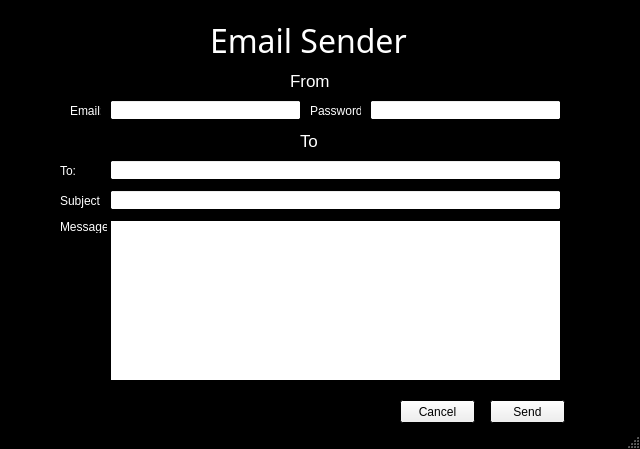
<?xml version="1.0" encoding="UTF-8"?>
<ui version="4.0">
 <class>MainWindow</class>
 <widget class="QMainWindow" name="MainWindow">
  <property name="enabled">
   <bool>true</bool>
  </property>
  <property name="geometry">
   <rect>
    <x>0</x>
    <y>0</y>
    <width>640</width>
    <height>449</height>
   </rect>
  </property>
  <property name="sizePolicy">
   <sizepolicy hsizetype="Fixed" vsizetype="Fixed">
    <horstretch>0</horstretch>
    <verstretch>0</verstretch>
   </sizepolicy>
  </property>
  <property name="maximumSize">
   <size>
    <width>640</width>
    <height>449</height>
   </size>
  </property>
  <property name="palette">
   <palette>
    <active>
     <colorrole role="WindowText">
      <brush brushstyle="SolidPattern">
       <color alpha="255">
        <red>255</red>
        <green>255</green>
        <blue>255</blue>
       </color>
      </brush>
     </colorrole>
     <colorrole role="Base">
      <brush brushstyle="SolidPattern">
       <color alpha="255">
        <red>255</red>
        <green>255</green>
        <blue>255</blue>
       </color>
      </brush>
     </colorrole>
     <colorrole role="Window">
      <brush brushstyle="SolidPattern">
       <color alpha="255">
        <red>0</red>
        <green>0</green>
        <blue>0</blue>
       </color>
      </brush>
     </colorrole>
     <colorrole role="ToolTipText">
      <brush brushstyle="SolidPattern">
       <color alpha="255">
        <red>255</red>
        <green>255</green>
        <blue>255</blue>
       </color>
      </brush>
     </colorrole>
    </active>
    <inactive>
     <colorrole role="WindowText">
      <brush brushstyle="SolidPattern">
       <color alpha="255">
        <red>255</red>
        <green>255</green>
        <blue>255</blue>
       </color>
      </brush>
     </colorrole>
     <colorrole role="Base">
      <brush brushstyle="SolidPattern">
       <color alpha="255">
        <red>255</red>
        <green>255</green>
        <blue>255</blue>
       </color>
      </brush>
     </colorrole>
     <colorrole role="Window">
      <brush brushstyle="SolidPattern">
       <color alpha="255">
        <red>0</red>
        <green>0</green>
        <blue>0</blue>
       </color>
      </brush>
     </colorrole>
     <colorrole role="ToolTipText">
      <brush brushstyle="SolidPattern">
       <color alpha="255">
        <red>255</red>
        <green>255</green>
        <blue>255</blue>
       </color>
      </brush>
     </colorrole>
    </inactive>
    <disabled>
     <colorrole role="WindowText">
      <brush brushstyle="SolidPattern">
       <color alpha="255">
        <red>120</red>
        <green>120</green>
        <blue>120</blue>
       </color>
      </brush>
     </colorrole>
     <colorrole role="Base">
      <brush brushstyle="SolidPattern">
       <color alpha="255">
        <red>0</red>
        <green>0</green>
        <blue>0</blue>
       </color>
      </brush>
     </colorrole>
     <colorrole role="Window">
      <brush brushstyle="SolidPattern">
       <color alpha="255">
        <red>0</red>
        <green>0</green>
        <blue>0</blue>
       </color>
      </brush>
     </colorrole>
     <colorrole role="ToolTipText">
      <brush brushstyle="SolidPattern">
       <color alpha="255">
        <red>255</red>
        <green>255</green>
        <blue>255</blue>
       </color>
      </brush>
     </colorrole>
    </disabled>
   </palette>
  </property>
  <property name="windowTitle">
   <string>Email Sender</string>
  </property>
  <widget class="QWidget" name="centralwidget">
   <widget class="QLineEdit" name="EmailTo">
    <property name="geometry">
     <rect>
      <x>110</x>
      <y>160</y>
      <width>451</width>
      <height>20</height>
     </rect>
    </property>
    <property name="font">
     <font>
      <family>Myriad Pro Light</family>
      <pointsize>12</pointsize>
      <weight>75</weight>
      <bold>true</bold>
     </font>
    </property>
   </widget>
   <widget class="QLineEdit" name="EmailSubject">
    <property name="geometry">
     <rect>
      <x>110</x>
      <y>190</y>
      <width>451</width>
      <height>20</height>
     </rect>
    </property>
    <property name="font">
     <font>
      <family>Myriad Pro Light</family>
      <pointsize>12</pointsize>
      <weight>75</weight>
      <bold>true</bold>
     </font>
    </property>
   </widget>
   <widget class="QPushButton" name="Cancel">
    <property name="geometry">
     <rect>
      <x>400</x>
      <y>400</y>
      <width>75</width>
      <height>23</height>
     </rect>
    </property>
    <property name="text">
     <string>Cancel</string>
    </property>
   </widget>
   <widget class="QPushButton" name="Send">
    <property name="geometry">
     <rect>
      <x>490</x>
      <y>400</y>
      <width>75</width>
      <height>23</height>
     </rect>
    </property>
    <property name="focusPolicy">
     <enum>Qt::StrongFocus</enum>
    </property>
    <property name="text">
     <string>Send</string>
    </property>
   </widget>
   <widget class="QLineEdit" name="Password">
    <property name="geometry">
     <rect>
      <x>370</x>
      <y>100</y>
      <width>191</width>
      <height>20</height>
     </rect>
    </property>
    <property name="font">
     <font>
      <family>Myriad Pro Light</family>
      <pointsize>12</pointsize>
      <weight>75</weight>
      <bold>true</bold>
     </font>
    </property>
   </widget>
   <widget class="QLineEdit" name="Email">
    <property name="geometry">
     <rect>
      <x>110</x>
      <y>100</y>
      <width>191</width>
      <height>20</height>
     </rect>
    </property>
    <property name="font">
     <font>
      <family>Myriad Pro Light</family>
      <pointsize>12</pointsize>
      <weight>75</weight>
      <bold>true</bold>
     </font>
    </property>
    <property name="text">
     <string/>
    </property>
   </widget>
   <widget class="QLabel" name="labelEmail">
    <property name="geometry">
     <rect>
      <x>70</x>
      <y>100</y>
      <width>31</width>
      <height>21</height>
     </rect>
    </property>
    <property name="text">
     <string>Email:</string>
    </property>
   </widget>
   <widget class="QLabel" name="labelPassword">
    <property name="geometry">
     <rect>
      <x>310</x>
      <y>100</y>
      <width>51</width>
      <height>21</height>
     </rect>
    </property>
    <property name="text">
     <string>Password:</string>
    </property>
   </widget>
   <widget class="QLabel" name="labelToList">
    <property name="geometry">
     <rect>
      <x>60</x>
      <y>160</y>
      <width>16</width>
      <height>21</height>
     </rect>
    </property>
    <property name="text">
     <string>To:</string>
    </property>
   </widget>
   <widget class="QLabel" name="EmailSubject_2">
    <property name="geometry">
     <rect>
      <x>60</x>
      <y>190</y>
      <width>41</width>
      <height>21</height>
     </rect>
    </property>
    <property name="text">
     <string>Subject:</string>
    </property>
   </widget>
   <widget class="QLabel" name="EmailMessage">
    <property name="geometry">
     <rect>
      <x>60</x>
      <y>220</y>
      <width>47</width>
      <height>13</height>
     </rect>
    </property>
    <property name="text">
     <string>Message:</string>
    </property>
   </widget>
   <widget class="QLabel" name="AppName">
    <property name="geometry">
     <rect>
      <x>210</x>
      <y>20</y>
      <width>221</width>
      <height>41</height>
     </rect>
    </property>
    <property name="font">
     <font>
      <family>Futura Hv BT</family>
      <pointsize>24</pointsize>
      <weight>50</weight>
      <bold>false</bold>
     </font>
    </property>
    <property name="text">
     <string>Email Sender</string>
    </property>
   </widget>
   <widget class="QTextEdit" name="textEdit">
    <property name="geometry">
     <rect>
      <x>110</x>
      <y>220</y>
      <width>451</width>
      <height>161</height>
     </rect>
    </property>
   </widget>
   <widget class="QLabel" name="label">
    <property name="geometry">
     <rect>
      <x>290</x>
      <y>70</y>
      <width>41</width>
      <height>21</height>
     </rect>
    </property>
    <property name="font">
     <font>
      <pointsize>13</pointsize>
     </font>
    </property>
    <property name="text">
     <string>From</string>
    </property>
   </widget>
   <widget class="QLabel" name="label_2">
    <property name="geometry">
     <rect>
      <x>300</x>
      <y>130</y>
      <width>21</width>
      <height>21</height>
     </rect>
    </property>
    <property name="font">
     <font>
      <pointsize>13</pointsize>
     </font>
    </property>
    <property name="text">
     <string>To</string>
    </property>
   </widget>
  </widget>
  <widget class="QStatusBar" name="statusbar"/>
 </widget>
 <resources/>
 <connections/>
</ui>
